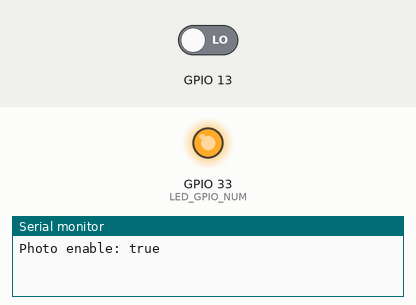
Bench run of a sketch on a simulated ESP32. On the bench: output pins drawn as LEDs (lit = HIGH), the last lines printed to the serial monitor. The inputs (shaded band) are chosen by the test bench; at power-on: GPIO 13 LOW. Nothing arrives over Bluetooth unless stated; the camera gives no picture.

Above: at 1.5 s.
1.6 s: GPIO 13 driven HIGH
At 2.1 s:
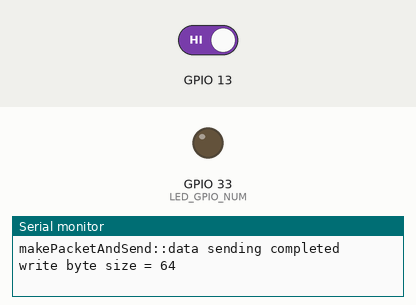
Timing chart, 0 to 4.6 s (numbered marks = the images above; inputs shaded):
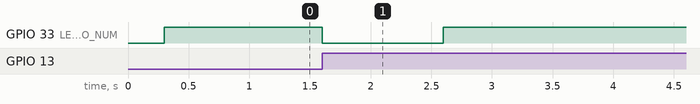

The sketch:

HumanDetector.ino
```cpp
#include <Arduino.h>
#include "esp_camera.h"
#include "BluetoothSerial.h"
#include "driver/gpio.h"
#include "esp_intr_alloc.h"

#if !defined(CONFIG_BT_ENABLED) || !defined(CONFIG_BLUEDROID_ENABLED)
#error Bluetooth is not enabled! Please run `make menuconfig` to and enable it
#endif

#define STX                     0x5A
#define ETX                     0xA5
#define BT_CONNECT_EVENT        0x01
#define DETECT_EVENT            0x10
#define DETECT_PHOTO_EVENT      0x11

#define PROTOCOL_HEADER_SIZE    7

#define SEND_SIZE       4096
#define SEND_TIMEOUT    3000

#define LED_GPIO_NUM        33

#define PWDN_GPIO_NUM       32
#define RESET_GPIO_NUM      -1
#define XCLK_GPIO_NUM       0
#define SIOD_GPIO_NUM       26
#define SIOC_GPIO_NUM       27

#define Y9_GPIO_NUM         35
#define Y8_GPIO_NUM         34
#define Y7_GPIO_NUM         39
#define Y6_GPIO_NUM         36
#define Y5_GPIO_NUM         21
#define Y4_GPIO_NUM         19
#define Y3_GPIO_NUM         18
#define Y2_GPIO_NUM         5
#define VSYNC_GPIO_NUM      25
#define HREF_GPIO_NUM       23
#define PCLK_GPIO_NUM       22

/////////////////////////////////

// Declare types

/////////////////////////////////

typedef struct _DInput {
  const uint8_t PIN;
  bool state;
} DInput;

/**
 *  Protocol_h
 *  Protocol header
 *
 *  event_type      : event type of data sending
 *  data_length     : data length
 */
typedef struct _header {
    uint8_t event_type;
    uint32_t data_length;
} Protocol_h;

/**
 * Protocol
 * Whole protocol
 *
 * protocol_header: Protocol_h
 * data: it depends on event type
 */
typedef struct _Protocol {
    Protocol_h protocol_header;
    uint8_t* data;
} Protocol;

/////////////////////////////////

// Declare hardware control varibles

/////////////////////////////////

BluetoothSerial SerialBT;

DInput pirSensor = {GPIO_NUM_13, false};

unsigned long previous_ms = 0;
unsigned long period_ms = 0;

/////////////////////////////////

// Declare operation variables

/////////////////////////////////
camera_config_t config;
bool photo_enable = false;

Protocol protocol;
uint8_t detect_count_num = 0;

static void IRAM_ATTR detectIntr(void* arg) {
    // TODO if arg is used, esp32 calls core error and reboot it must be changed
    // DInput* s = static_cast<DInput*>(arg);
    // s->state = true;
    pirSensor.state = true;
}

/**
 * event_type
 * data: Whole protocol
 * size: protocol data length (4 BYTE)
 */
void makePacketAndSend(int event_type, uint8_t* data, uint32_t size) {
    uint8_t *headerPacket = (uint8_t*) malloc(PROTOCOL_HEADER_SIZE);
    if (NULL == headerPacket) {
        Serial.printf("makePacketAndSend::Memory allocation failed\n");
        return;
    }

    headerPacket[0] = STX;
    headerPacket[1] = event_type;
	headerPacket[2] = (uint8_t) ((size >> 24) & 0xff);
    headerPacket[3] = (uint8_t) ((size >> 16) & 0xff);
	headerPacket[4] = (uint8_t) ((size >> 8) & 0xff);
    headerPacket[5] = (uint8_t) (size & 0xff);
    headerPacket[6] = ETX;

    Serial.printf("makePacketAndSend::txPacket header\n");
    for(int i = 0; i < PROTOCOL_HEADER_SIZE; i++) {
        Serial.printf("0x%02x ", headerPacket[i]);
        if (0 == (i % 10) && (i != 0)) {
            Serial.println();
        }
    }
    Serial.println();

    long ret = SerialBT.write(headerPacket, PROTOCOL_HEADER_SIZE);
    Serial.printf("makePacketAndSend::Header sending write byte size = %d\n", ret);

    uint32_t ptr = 0;
    uint32_t sendPacketSize = size;

    unsigned long timeoutCheck = 0;

    while (true) {
        if (sendPacketSize >= SEND_SIZE) {
            long ret = SerialBT.write(&data[ptr], SEND_SIZE);
            if (ret != 0) {
                Serial.printf("makePacketAndSend::write byte size = %d\n", ret);
                timeoutCheck = 0;
            } else {
                if (0 == timeoutCheck)
                    timeoutCheck = millis();
                else if (timeoutCheck <= millis() - SEND_TIMEOUT) {
                    Serial.printf("makePacketAndSend::write timeout!\n");
                    break;
                }
            }
            sendPacketSize -= ret;
            ptr += ret;
        } else {
            long ret = SerialBT.write(&data[ptr], sendPacketSize);
            if (ret == sendPacketSize) {
                Serial.printf("makePacketAndSend::data sending completed write byte size = %d\n", ret);
                break;
            } else if (0 == ret) {
                if (0 == timeoutCheck)
                    timeoutCheck = millis();
                else if (timeoutCheck <= millis() - SEND_TIMEOUT) {
                    Serial.printf("makePacketAndSend::write timeout!\n");
                    break;
                }
            } else {
                Serial.printf("makePacketAndSend::write byte size = %d\n", ret);
                timeoutCheck = 0;
                sendPacketSize -= ret;
                ptr += ret;
            }
        }
    }

	// long ret = SerialBT.write(txPacket, size + PROTOCOL_HEADER_SIZE);
    // Serial.printf("makePacketAndSend::write byte size = %d\n", ret);
	free(headerPacket);
}

void setupGpio() {
    pinMode(pirSensor.PIN, INPUT);
    pinMode(LED_GPIO_NUM, OUTPUT);

    esp_err_t err;
    err = gpio_isr_handler_add(GPIO_NUM_13, &detectIntr, &pirSensor);
    if (err != ESP_OK) {
        Serial.printf("handler add failed with error 0x%x \r\n", err);
    }
    err = gpio_set_intr_type(GPIO_NUM_13, GPIO_INTR_POSEDGE); //Rising edge
    if (err != ESP_OK) {
        Serial.printf("set intr type failed with error 0x%x \r\n", err);
    }
    // TODO add this code if sleep mode is used and this code has error "GPIO wakeup only supports level mode, but edge mode set. gpio_num:13"
    // err = gpio_wakeup_enable(GPIO_NUM_13, GPIO_INTR_POSEDGE);
    // if (err != ESP_OK) {
    //     Serial.printf("set wakeup enable failed with error 0x%x \r\n", err);
    // }
}

bool setupCamera() {
    config.ledc_channel = LEDC_CHANNEL_0;
    config.ledc_timer = LEDC_TIMER_0;
    config.pin_d0 = Y2_GPIO_NUM;
    config.pin_d1 = Y3_GPIO_NUM;
    config.pin_d2 = Y4_GPIO_NUM;
    config.pin_d3 = Y5_GPIO_NUM;
    config.pin_d4 = Y6_GPIO_NUM;
    config.pin_d5 = Y7_GPIO_NUM;
    config.pin_d6 = Y8_GPIO_NUM;
    config.pin_d7 = Y9_GPIO_NUM;
    config.pin_xclk = XCLK_GPIO_NUM;
    config.pin_pclk = PCLK_GPIO_NUM;
    config.pin_vsync = VSYNC_GPIO_NUM;
    config.pin_href = HREF_GPIO_NUM;
    config.pin_sscb_sda = SIOD_GPIO_NUM;
    config.pin_sscb_scl = SIOC_GPIO_NUM;
    config.pin_pwdn = PWDN_GPIO_NUM;
    config.pin_reset = RESET_GPIO_NUM;
    config.xclk_freq_hz = 20000000;
    config.pixel_format = PIXFORMAT_JPEG;

    if(psramFound()){
        config.frame_size = FRAMESIZE_UXGA;
        config.jpeg_quality = 10;
        config.fb_count = 2;
    } else {
        config.frame_size = FRAMESIZE_SVGA;
        config.jpeg_quality = 12;
        config.fb_count = 1;
    }

    esp_err_t err = esp_camera_init(&config);
    if (err != ESP_OK) {
        Serial.printf("Camera init failed with error 0x%x", err);
        return false;
    }

    return true;
}


void setup() {
    Serial.begin(115200);
    SerialBT.begin("Human Detector");

    photo_enable = setupCamera();
    Serial.printf("Photo enable: %s\n", photo_enable ? "true" : "false");
    setupGpio();            //gpio_install_isr_service() is called setupCamera() -> esp_camera_init() It must be declared after calling setupCamera()
}

void loop() {
    if (pirSensor.state) {
        Serial.println("Detected");

        digitalWrite(LED_GPIO_NUM, LOW);
        previous_ms = millis();
        period_ms = 1000;

        pirSensor.state = false;
        detect_count_num++;

        if (!photo_enable) {
            protocol.protocol_header.event_type = DETECT_EVENT;
            protocol.protocol_header.data_length = 1;
            protocol.data = (uint8_t*) malloc(sizeof(uint8_t) * 1);
            protocol.data[0] = detect_count_num;

            makePacketAndSend(protocol.protocol_header.event_type, protocol.data, protocol.protocol_header.data_length);
            free(protocol.data);
        } else {
            protocol.protocol_header.event_type = DETECT_PHOTO_EVENT;

            camera_fb_t* fb = NULL;
            fb = esp_camera_fb_get();
            if (!fb) {
                Serial.println("Camera capture failed");
                protocol.protocol_header.data_length = 0;
            } else {
                Serial.printf("Camera capture successed picture size: %d\n", fb->len);
                //TODO 1 byte can only save to 255 but picture size is much larger than 1 byte
                protocol.protocol_header.data_length = fb->len;
                // memory waste
                // protocol.data = (uint8_t*) malloc(sizeof(uint8_t) * fb->len);
                // memcpy(protocol.data, fb->buf, fb->len);
            }

            makePacketAndSend(protocol.protocol_header.event_type, fb->buf, protocol.protocol_header.data_length);
            esp_camera_fb_return(fb);
            free(protocol.data);
        }

        // TODO SerialBT.available() is not working
        // if (SerialBT.available()) {

        // }
    } else {
        if (millis() - previous_ms >= period_ms) {
            digitalWrite(LED_GPIO_NUM, HIGH);
        }
    }
}
```

StateMachine.cpp
```cpp
// class IState {
// public:
//     virtual ~IState() {}
//     virtual void doAction() {}
//     virtual void doExit() {}
// };

// /**
//  * It is called when first booting
//  * do initial operation and chagne to RunningState
//  */
// class StartState {
// private:
// public:
//     StartState();
//     ~StartState();
//     void doAction();
//     void doExit();
// };

// /**
//  * It is called when bluetooth is not connected while defined time.
//  * do sleep and wake-up operation and change to RunningState using RTC when device woke-up
//  */
// class SleepState {
// private:
// public:
//     SleepState();
//     ~SleepState();
//     void doAction();
//     void doExit();
// };

// /**
//  * It is called at StartState and SleepState
//  * monitor bluetooth connection and sensor
//  * send bluetooth alarm if human detected
//  */
// class RunningState {
// private:
// public:
//     RunningState();
//     ~RunningState();
//     void doAction();
//     void doExit();
// };

// class StateMachine
// {
// private:
//     /* data */
//     IState* state;
//     IState* preState;


// public:
//     StateMachine();
//     ~StateMachine();
//     void doAction();
//     void doExit();
//     StateMachine setState(IState* state);
//     StateMachine setState(IState* state, bool doExitAction);
//     StateMachine setState(IState* state, bool doExitAction, bool doStartAcion);

//     void doAction() {
//         state->doAction();
//     }

//     void doExit() {
//         state->doExit();
//     }

//     StateMachine setState(IState* state) {
//         setState(state, true);
//     }

//     StateMachine setState(IState* state, bool doExitAction) {
//         setState(state, true, true);
//     }

//     StateMachine setState(IState* state, bool doExitAction, bool doStartAction) {
//         if (doExitAction) this->state->doExit();
//         delete preState;
//         this->preState = this->state;
//         this->state = state;
//         if (doStartAction) this->state->doAction();
//         return *this;
//     }
// };
```

Measured:
- after the input at 1.6 s, GPIO 33 (LED_GPIO_NUM): HIGH → LOW at once, → HIGH 1.0 s later
